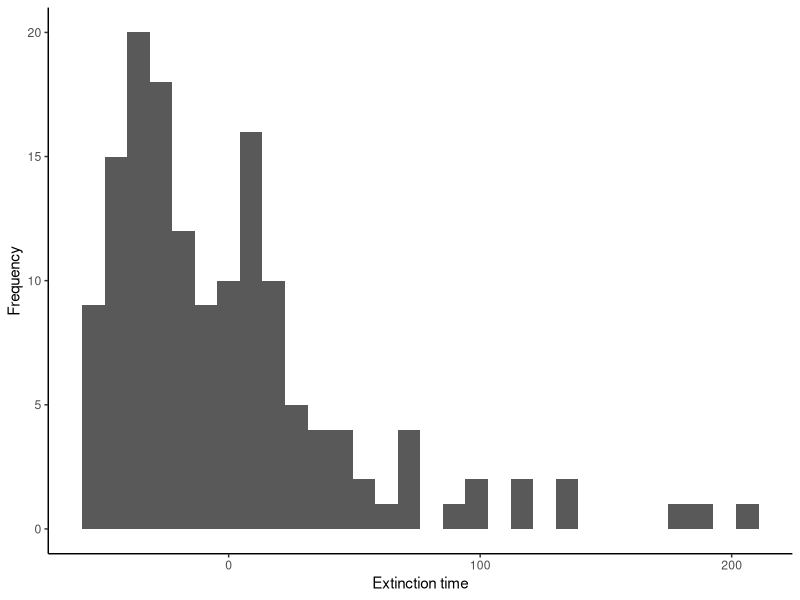
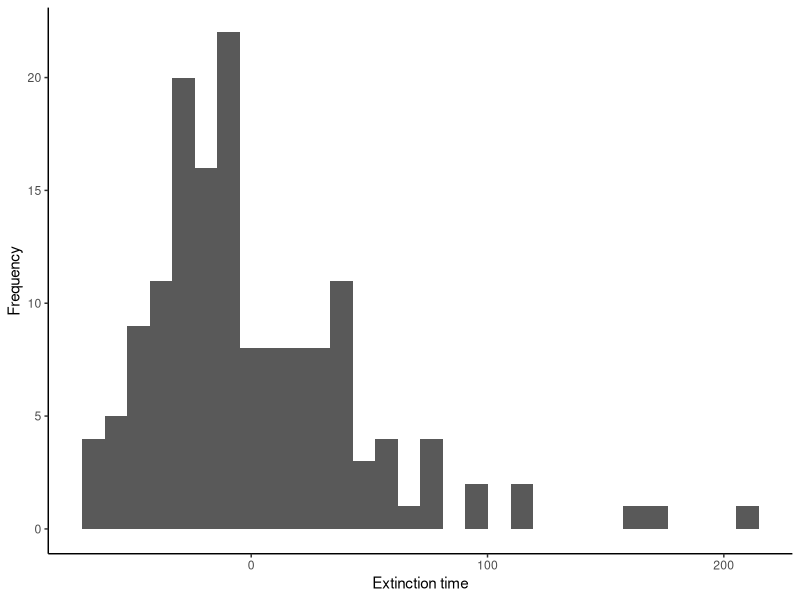
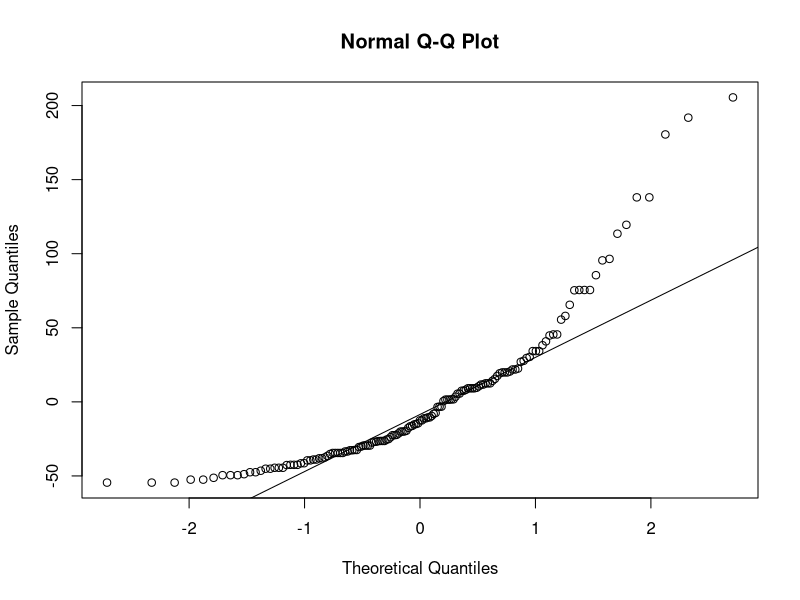
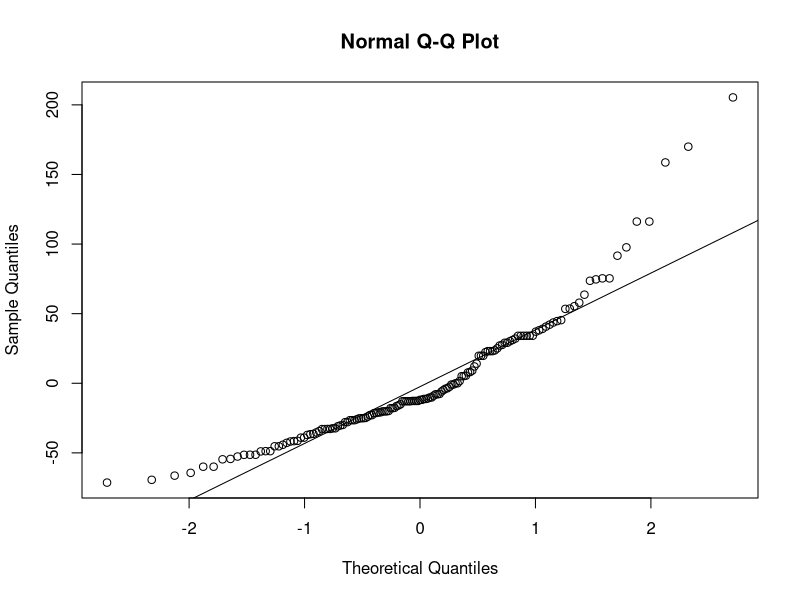
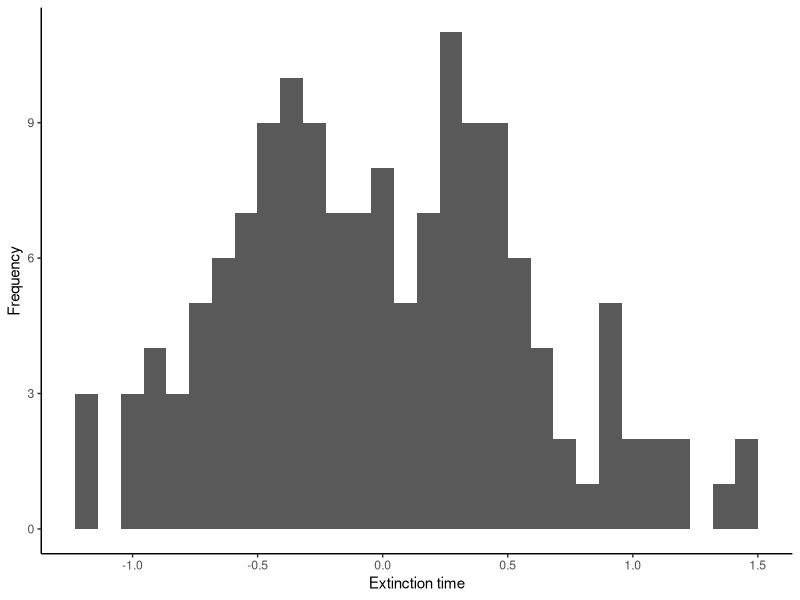
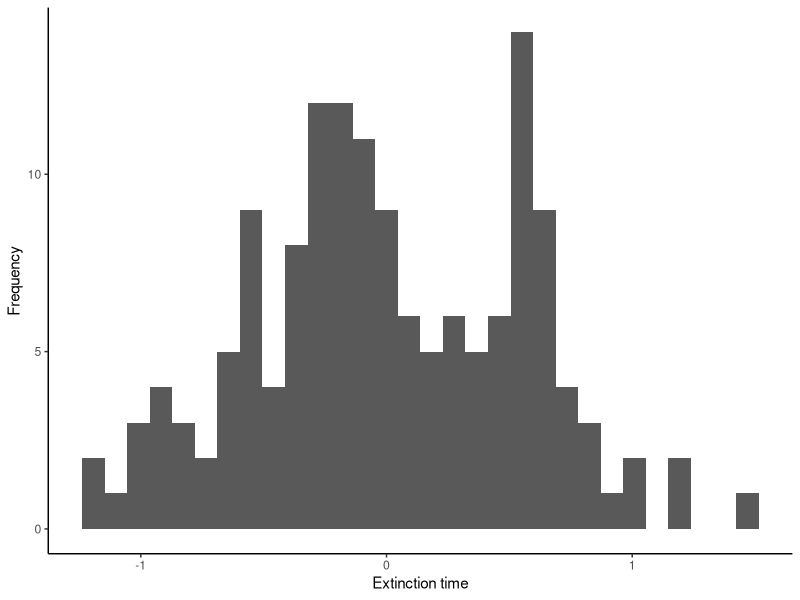
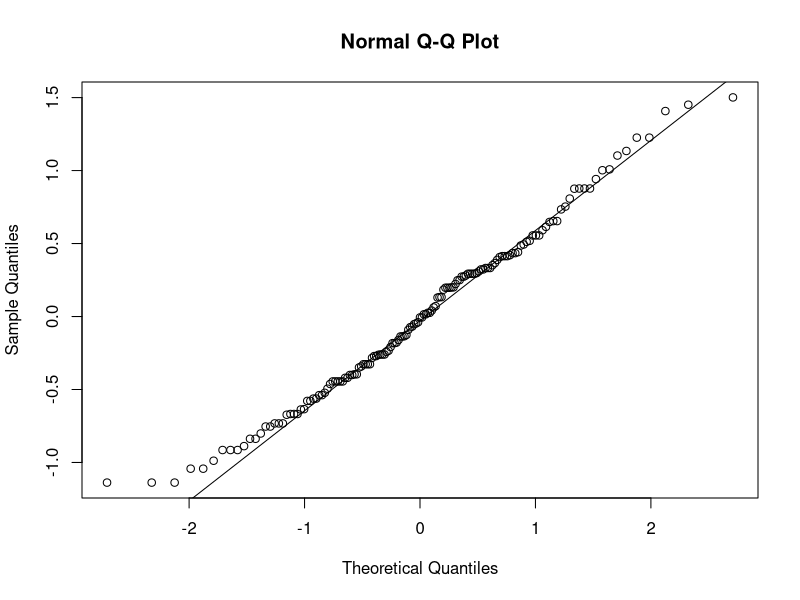
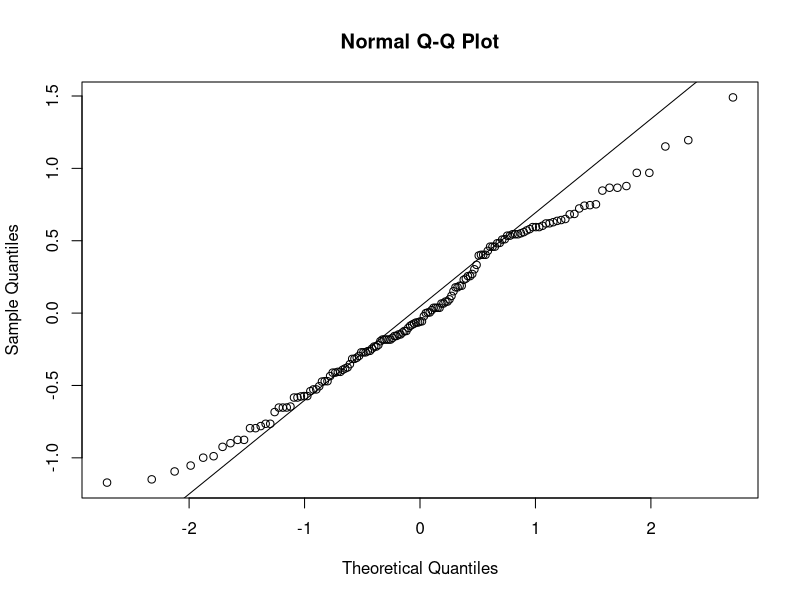

Recreate these plots in R, in order.
## ---- chunk 1
knitr::opts_chunk$set(echo = TRUE)
## ---- chunk 2
lizard <- read.csv("lizard.csv")
## ---- chunk 3
lizard_null <- lm(TTE ~ 1, lizard)
lizard_alt <- lm(TTE~ Plan, lizard)
## ---- chunk 4
resid_null <- resid(lizard_null)
resid_alt <- resid(lizard_alt)

residuals <- data.frame(resid_null = resid_null, resid_alt = resid_alt)
## ---- chunk 5
library(ggplot2)
ggplot(residuals, aes(x=resid_null)) +
  geom_histogram() +
  labs(x="Extinction time", y="Frequency") +
  theme_classic()
## ---- chunk 6
ggplot(residuals, aes(x=resid_alt)) +
  geom_histogram() +
  labs(x="Extinction time", y="Frequency") +
  theme_classic()
## ---- chunk 7
qqnorm(resid_null)
qqline(resid_null)

qqnorm(resid_alt)
qqline(resid_alt)
## ---- chunk 8
shapiro.test(resid_null)
shapiro.test(resid_alt)
## ---- chunk 9
lizard$log_TTE <- log(lizard$TTE)
## ---- chunk 10
lizard_null_log <- lm(log_TTE ~ 1, lizard)
lizard_alt_log <- lm(log_TTE~ Plan, lizard)

resid_null_log <- resid(lizard_null_log)
resid_alt_log <- resid(lizard_alt_log)

residuals_log <- data.frame(resid_null = resid_null_log, resid_alt = resid_alt_log)
## ---- chunk 11
ggplot(residuals_log, aes(x=resid_null)) +
  geom_histogram() +
  labs(x="Extinction time", y="Frequency") +
  theme_classic()

ggplot(residuals_log, aes(x=resid_alt)) +
  geom_histogram() +
  labs(x="Extinction time", y="Frequency") +
  theme_classic()
## ---- chunk 12
qqnorm(resid_null_log)
qqline(resid_null_log)

qqnorm(resid_alt_log)
qqline(resid_alt_log)
## ---- chunk 13
shapiro.test(resid_null_log)
shapiro.test(resid_alt_log)
## ---- chunk 14
cone <- read.csv("lodgepole.csv")
## ---- chunk 15
ggplot(cone, aes(x=type, y= conesize)) +
  geom_boxplot() +
  theme_classic()
## ---- chunk 16
library(car)
## ---- chunk 17
leveneTest(conesize ~ type, data = cone)
## ---- chunk 18
cone$sqrt_conesize <- sqrt(cone$conesize)
## ---- chunk 19
ggplot(cone, aes(x=type, y= sqrt_conesize)) +
  geom_boxplot() +
  theme_classic()
## ---- chunk 20
leveneTest(sqrt_conesize ~ type, data = cone)
## ---- chunk 21
oneway.test(conesize~type,cone,var.equal=FALSE)
## ---- chunk 22
library(tidyverse)
cone_ia_ip <- filter(cone, type != "mp") 
cone_ia_mp <- filter(cone, type != "ip")
cone_ip_mp <- filter(cone, type != "ia") 
## ---- chunk 23
t.test(conesize ~ type, data=cone_ia_ip, var.equal=FALSE)
## ---- chunk 24
t.test(conesize ~ type, data=cone_ia_mp, var.equal=FALSE)
t.test(conesize ~ type, data=cone_ip_mp, var.equal=FALSE)
